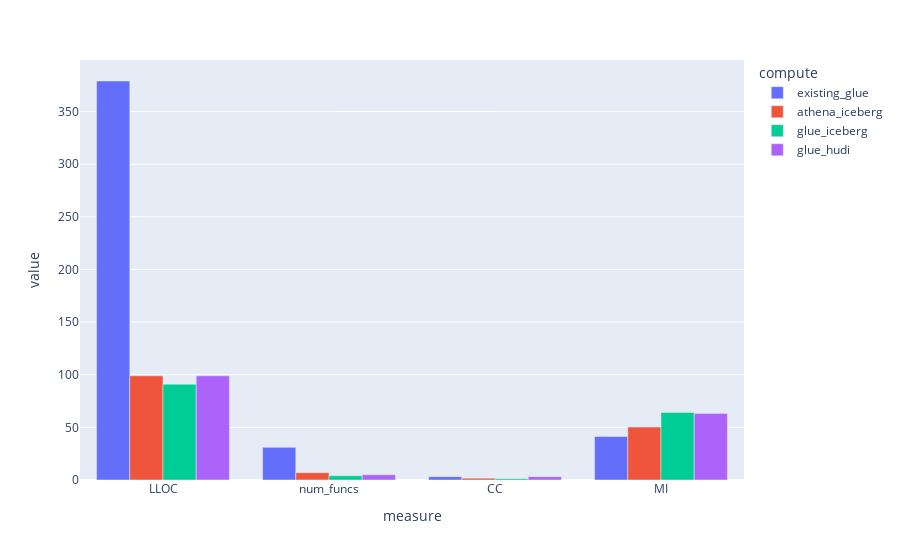

Notebook code for this chart:
### Code cell
code_complexity = pd.DataFrame([
    {"compute": "existing_glue",  "measure": "LLOC",      "value": 379},
    {"compute": "existing_glue",  "measure": "num_funcs", "value": 31},
    {"compute": "existing_glue",  "measure": "CC",        "value": 3.16},
    {"compute": "existing_glue",  "measure": "MI",        "value": 41.36},

    {"compute": "athena_iceberg",  "measure": "LLOC",      "value": 99},
    {"compute": "athena_iceberg",  "measure": "num_funcs", "value": 7},
    {"compute": "athena_iceberg",  "measure": "CC",        "value": 1.71},
    {"compute": "athena_iceberg",  "measure": "MI",        "value": 50.29},

    {"compute": "glue_iceberg",  "measure": "LLOC",      "value": 91},
    {"compute": "glue_iceberg",  "measure": "num_funcs", "value": 4},
    {"compute": "glue_iceberg",  "measure": "CC",        "value": 1.25},
    {"compute": "glue_iceberg",  "measure": "MI",        "value": 64.21},

    {"compute": "glue_hudi",  "measure": "LLOC",      "value": 99},
    {"compute": "glue_hudi",  "measure": "num_funcs", "value": 5},
    {"compute": "glue_hudi",  "measure": "CC",        "value": 3.2},
    {"compute": "glue_hudi",  "measure": "MI",        "value": 63.26},
])

px.bar(code_complexity, x="measure", y="value", color="compute", barmode="group")

### Figure 1 — Plotly figure (JSON) as saved in the notebook; plotly's stock layout.template omitted (floating-point values rounded to 4 significant figures)
{"data": [{"alignmentgroup": "True", "hovertemplate": "compute=existing_glue<br>measure=%{x}<br>value=%{y}<extra></extra>", "legendgroup": "existing_glue", "marker": {"color": "#636efa", "pattern": {"shape": ""}}, "name": "existing_glue", "offsetgroup": "existing_glue", "orientation": "v", "showlegend": true, "textposition": "auto", "type": "bar", "x": ["LLOC", "num_funcs", "CC", "MI"], "xaxis": "x", "y": [379, 31, 3.16, 41.36], "yaxis": "y"}, {"alignmentgroup": "True", "hovertemplate": "compute=athena_iceberg<br>measure=%{x}<br>value=%{y}<extra></extra>", "legendgroup": "athena_iceberg", "marker": {"color": "#EF553B", "pattern": {"shape": ""}}, "name": "athena_iceberg", "offsetgroup": "athena_iceberg", "orientation": "v", "showlegend": true, "textposition": "auto", "type": "bar", "x": ["LLOC", "num_funcs", "CC", "MI"], "xaxis": "x", "y": [99, 7, 1.71, 50.29], "yaxis": "y"}, {"alignmentgroup": "True", "hovertemplate": "compute=glue_iceberg<br>measure=%{x}<br>value=%{y}<extra></extra>", "legendgroup": "glue_iceberg", "marker": {"color": "#00cc96", "pattern": {"shape": ""}}, "name": "glue_iceberg", "offsetgroup": "glue_iceberg", "orientation": "v", "showlegend": true, "textposition": "auto", "type": "bar", "x": ["LLOC", "num_funcs", "CC", "MI"], "xaxis": "x", "y": [91, 4, 1.25, 64.21], "yaxis": "y"}, {"alignmentgroup": "True", "hovertemplate": "compute=glue_hudi<br>measure=%{x}<br>value=%{y}<extra></extra>", "legendgroup": "glue_hudi", "marker": {"color": "#ab63fa", "pattern": {"shape": ""}}, "name": "glue_hudi", "offsetgroup": "glue_hudi", "orientation": "v", "showlegend": true, "textposition": "auto", "type": "bar", "x": ["LLOC", "num_funcs", "CC", "MI"], "xaxis": "x", "y": [99, 5, 3.2, 63.26], "yaxis": "y"}], "layout": {"barmode": "group", "legend": {"title": {"text": "compute"}, "tracegroupgap": 0}, "margin": {"t": 60}, "xaxis": {"anchor": "y", "domain": [0, 1], "title": {"text": "measure"}}, "yaxis": {"anchor": "x", "domain": [0, 1], "title": {"text": "value"}}}}
